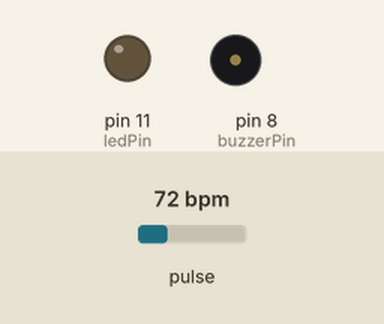
A sketch run on a simulated Arduino Uno, built with avr-gcc and run on an emulated ATmega328P. On the bench: output pins drawn as LEDs (lit = HIGH), buzzer (waves = sounding). The test bench sets the inputs (shaded band); at power-on: pulse 72 bpm. What the sketch prints to the serial monitor is not drawn.

Above: at 1.2 s.
1.3 s: pulse set to 98 bpm
2.8 s: pulse set to 102 bpm
At 4.1 s:
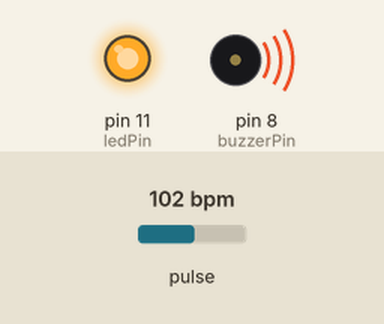
4.8 s: pulse set to 42 bpm
At 6.5 s:
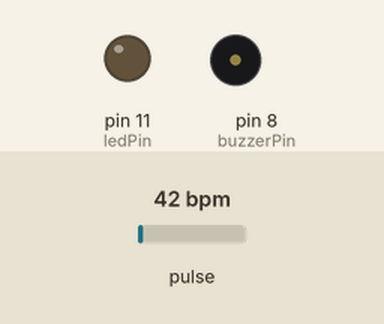
7.4 s: pulse set to 130 bpm
At 8.8 s:
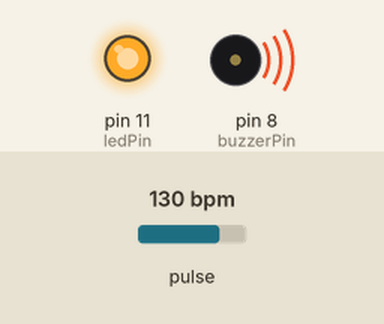
Timing chart, 0 to 9.9 s (numbered marks = the images above; inputs shaded):
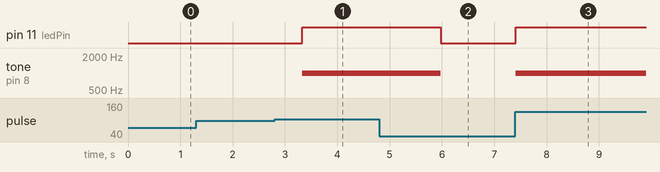

The sketch:

BPM_singing.ino
```cpp
#include <PulseSensorPlayground.h>     // Includes the PulseSensorPlayground Library.


//  Variables
const int PulseWire = 0;       // PulseSensor PURPLE WIRE connected to ANALOG PIN 0
const int ledPin = 11;
const int buzzerPin = 8;        // The on-board Arduino LED, close to PIN 13.
int Threshold = 550;
      // Determine which Signal to "count as a beat" and which to ignore.
                               // Use the "Gettting Started Project" to fine-tune Threshold Value beyond default setting.
                               // Otherwise leave the default "550" value.

PulseSensorPlayground pulseSensor;  // Creates an instance of the PulseSensorPlayground object called "pulseSensor"


void setup() {

  Serial.begin(115200);          // For Serial Monitor

  // Configure the PulseSensor object, by assigning our variables to it.
  pinMode(buzzerPin, OUTPUT);
  pinMode(ledPin, OUTPUT);
  pulseSensor.analogInput(PulseWire);
  pulseSensor.setThreshold(Threshold);

  // Double-check the "pulseSensor" object was created and "began" seeing a signal.
  if (pulseSensor.begin()) {
    Serial.println("We created a pulseSensor Object !");  //This prints one time at Arduino power-up,  or on Arduino reset.
  }
}


void loop() {

  if (pulseSensor.sawStartOfBeat()) {            // Constantly test to see if "a beat happened".
    int myBPM = pulseSensor.getBeatsPerMinute();  // Calls function on our pulseSensor object that returns BPM as an "int".
                                                  // "myBPM" hold this BPM value now.
    Serial.println("♥  A HeartBeat Happened ! "); // If test is "true", print a message "a heartbeat happened".
    Serial.print("BPM: ");                        // Print phrase "BPM: "
    Serial.println(myBPM);

    if(myBPM > 100){
      tone(buzzerPin, 1000);
      digitalWrite(ledPin, HIGH);
    }
    else{
      noTone(buzzerPin);
      digitalWrite(ledPin, LOW);
    }
  }
    delay(20);                    // considered best practice in a simple sketch.

  }
```

Measured:
- the behaviour switches between 100 and 101 bpm on pulse (found by bisection; images 0 and 1)
- after the input at 1.3 s, every drawn part: stays the same
- after the input at 2.8 s, pin 11 (ledPin): LOW → HIGH after 0.53 s; tone on pin 8 (buzzerPin): silent → 1000 Hz after 0.53 s
- after the input at 4.8 s, pin 11 (ledPin): HIGH → LOW after 1.2 s; tone on pin 8 (buzzerPin): 1000 Hz → silent after 1.2 s
- after the input at 7.4 s, pin 11 (ledPin): LOW → HIGH at once; tone on pin 8 (buzzerPin): silent → 1000 Hz at once
